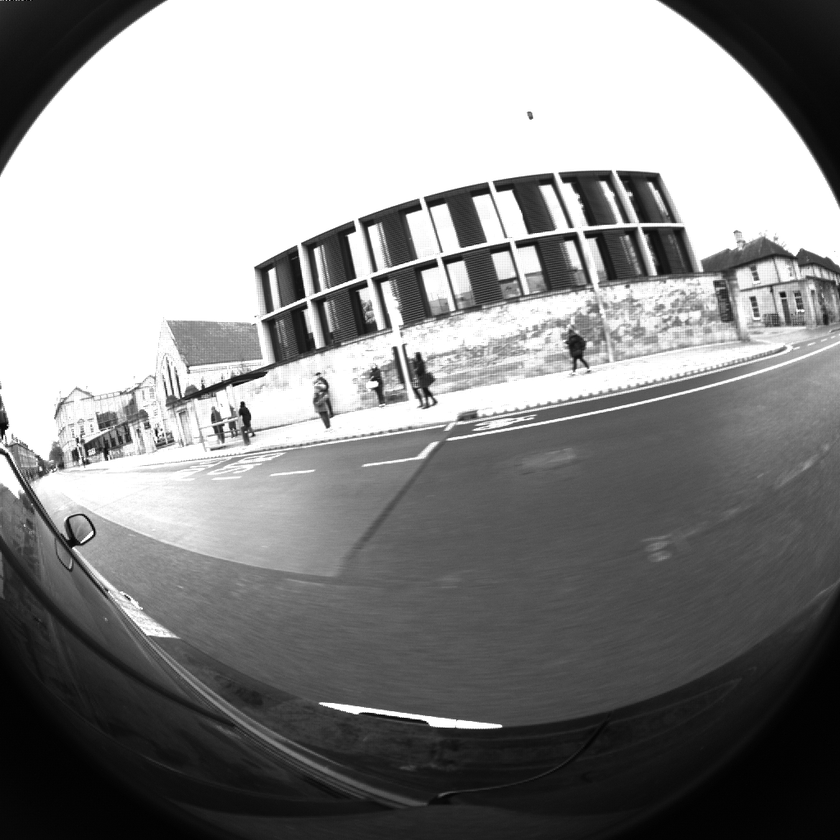
#> input picture robotcar-dataset-sdk-master/tiny_dataset/radar-oxford-10k-partial/mono_right/1547131046300383.png, 840 x 840 px, shrunk from 1024 x 1024 before the run, found by its file name; its folder holds only this picture in this run
$ python gen_mask_rgb.py
#> lines starting #> are read from the running program, lines starting #| are printed output that depends on the picture; after the words box and inside, x2 and y2 are one past the last pixel; in counts of white or black regions, pixels touching at a corner belong together
import cv2
import os

# Input directory containing RGB images
input_directory = r'C:\Radar_project\tiny_dataset\radar-oxford-10k-partial\mono_right'

# Output directory for masks and modified RGB images
output_directory = r'C:\Radar_project\tiny_dataset\radar-oxford-10k-partial\Saved_images\mono_right'

# Ensure the output directory exists
os.makedirs(output_directory, exist_ok=True)

# List all image files in the input directory
image_files = [f for f in os.listdir(input_directory) if f.endswith(('.jpg', '.png', '.jpeg'))]

for image_file in image_files:
    # Construct the full path to the input image
    rgb_image_path = os.path.join(input_directory, image_file)

    # Load the RGB image
    rgb_image = cv2.imread(rgb_image_path)
#> rgb_image is the input picture: shape (840, 840, 3); min 0, max 255, mean 140.5

    # Perform image processing to create a mask (replace this with your mask generation code)
    # For example, here we create a simple binary mask using thresholding
    gray_image = cv2.cvtColor(rgb_image, cv2.COLOR_BGR2GRAY)
    _, mask = cv2.threshold(gray_image, 128, 255, cv2.THRESH_BINARY)
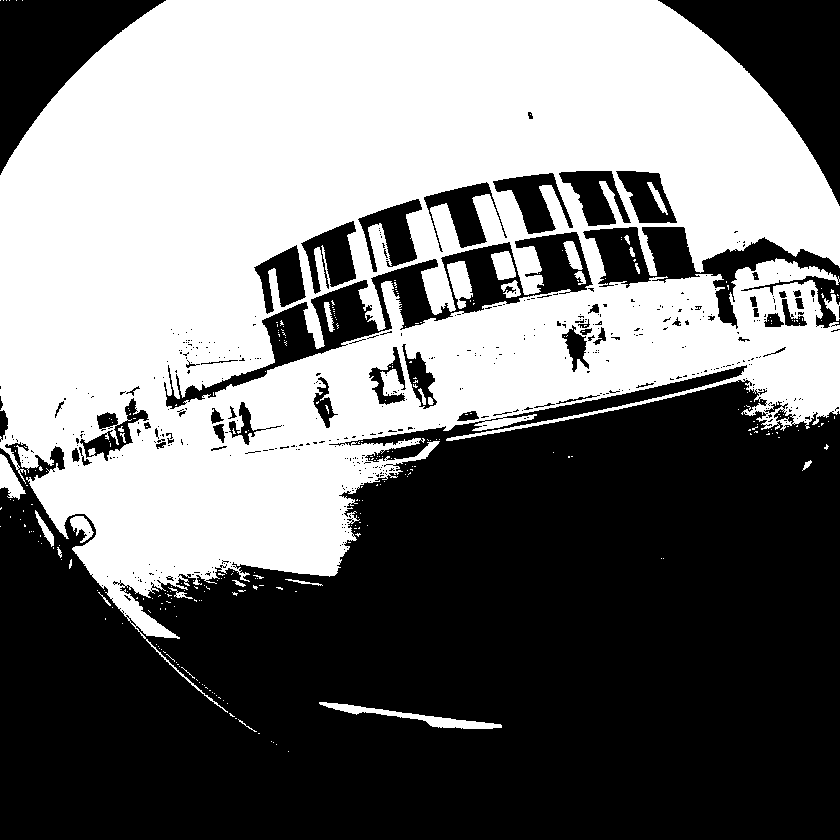
#> mask: shape (840, 840); 47% white; 310 white regions (282 under 20 px), largest, box (x1, y1, x2, y2) and area: (0, 0, 840, 713) 325287, (319, 702, 502, 729) 1201, (447, 261, 473, 309) 741

    # Combine RGB and mask
    combined_image = cv2.addWeighted(rgb_image, 1, cv2.cvtColor(mask, cv2.COLOR_GRAY2BGR), 0.5, 0)
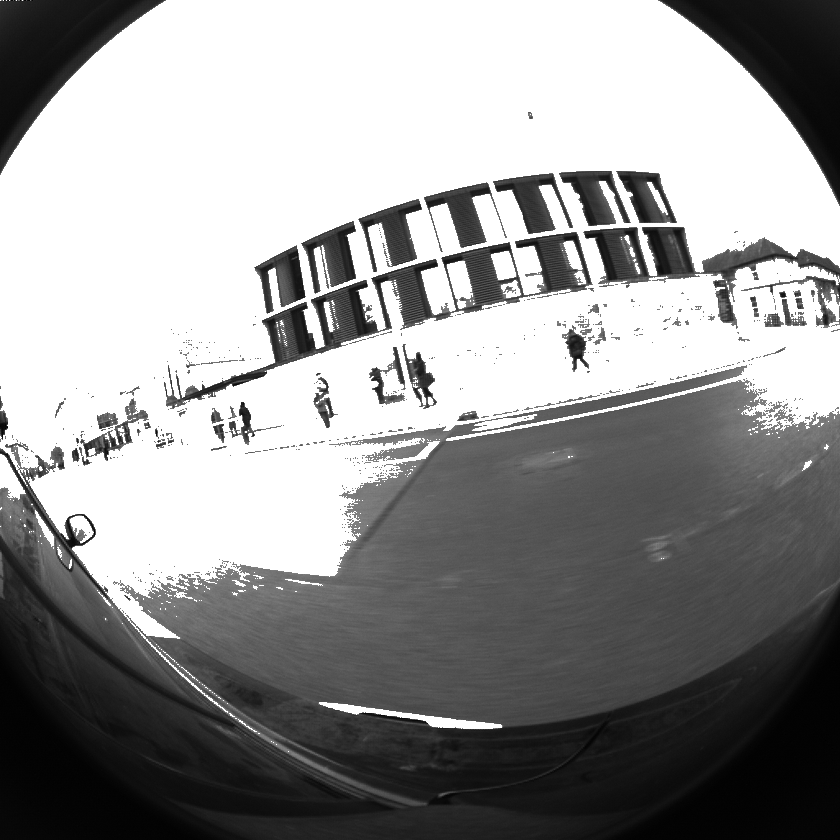
#> combined_image: shape (840, 840, 3); min 0, max 255, mean 150.1

    # Save the modified RGB image
    modified_image_path = os.path.join(output_directory, f'rgb_{image_file}')
    cv2.imwrite(modified_image_path, combined_image)

    # Save the mask image
    mask_image_path = os.path.join(output_directory, f'mask_{image_file}')
    cv2.imwrite(mask_image_path, mask)

print("Images and masks saved in the output directory.")

$ run again, on robotcar-dataset-sdk-master/tiny_dataset/radar-oxford-10k-partial/mono_right/1547131046653277.png
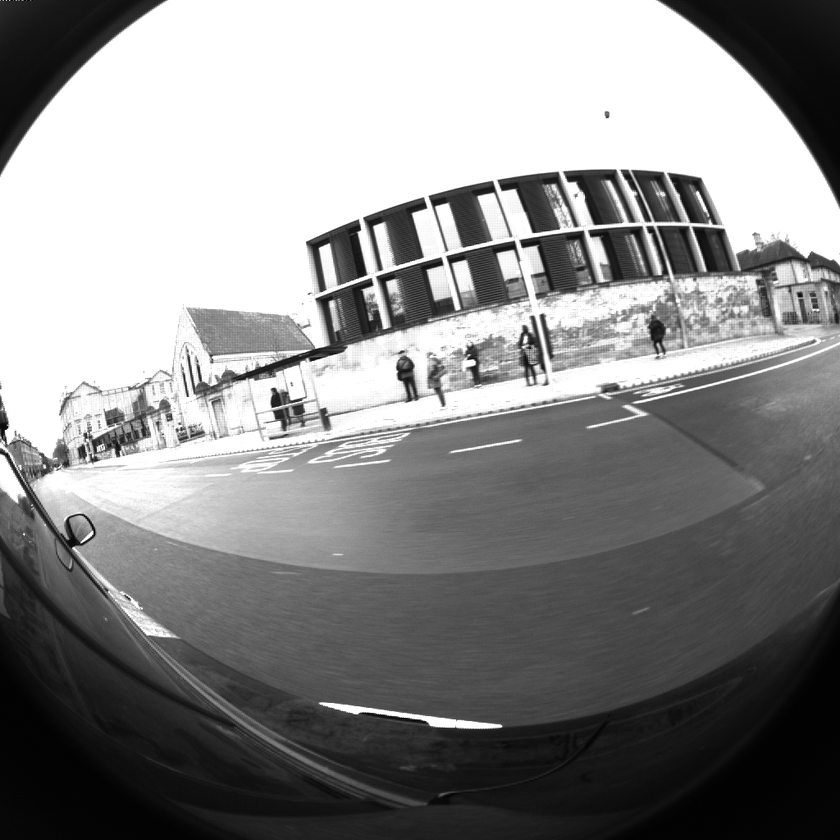
#> input picture robotcar-dataset-sdk-master/tiny_dataset/radar-oxford-10k-partial/mono_right/1547131046653277.png, 840 x 840 px, shrunk from 1024 x 1024 before the run, found by its file name
#> rgb_image is the input picture: shape (840, 840, 3); min 0, max 255, mean 139.2
#> `_, mask = cv2.threshold(gray_image, 128, 255, cv2.THRESH_BINARY)`:
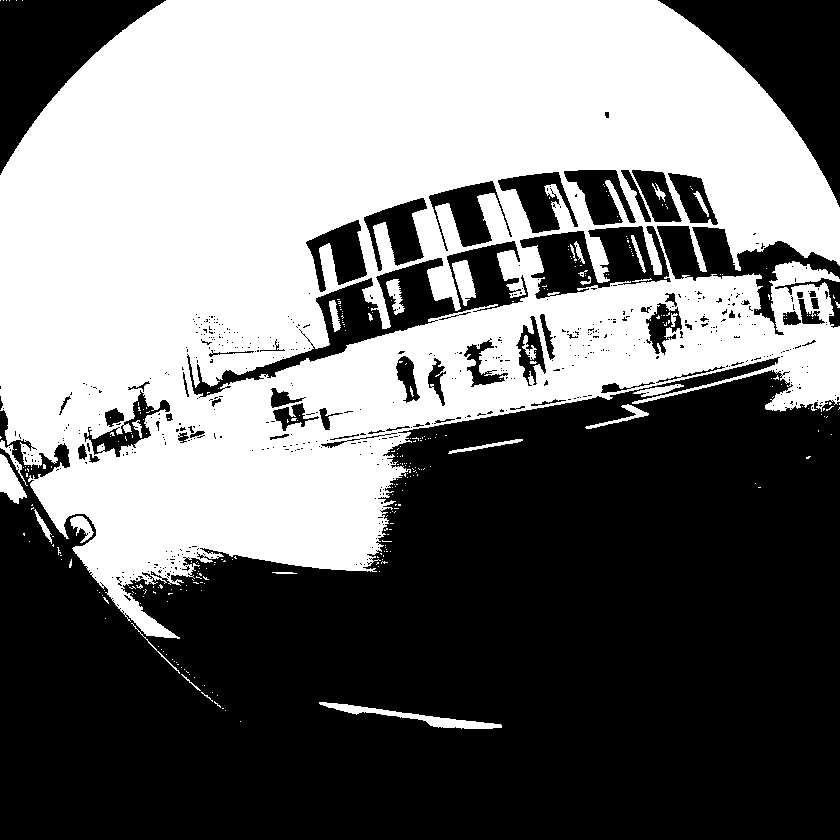
#> mask: shape (840, 840); 46.3% white; 321 white regions (292 under 20 px), largest, box (x1, y1, x2, y2) and area: (0, 0, 840, 639) 320455, (319, 702, 502, 729) 1194, (0, 454, 27, 504) 695
#> `combined_image = cv2.addWeighted(rgb_image, 1, cv2.cvtColor(mask, cv2...`:
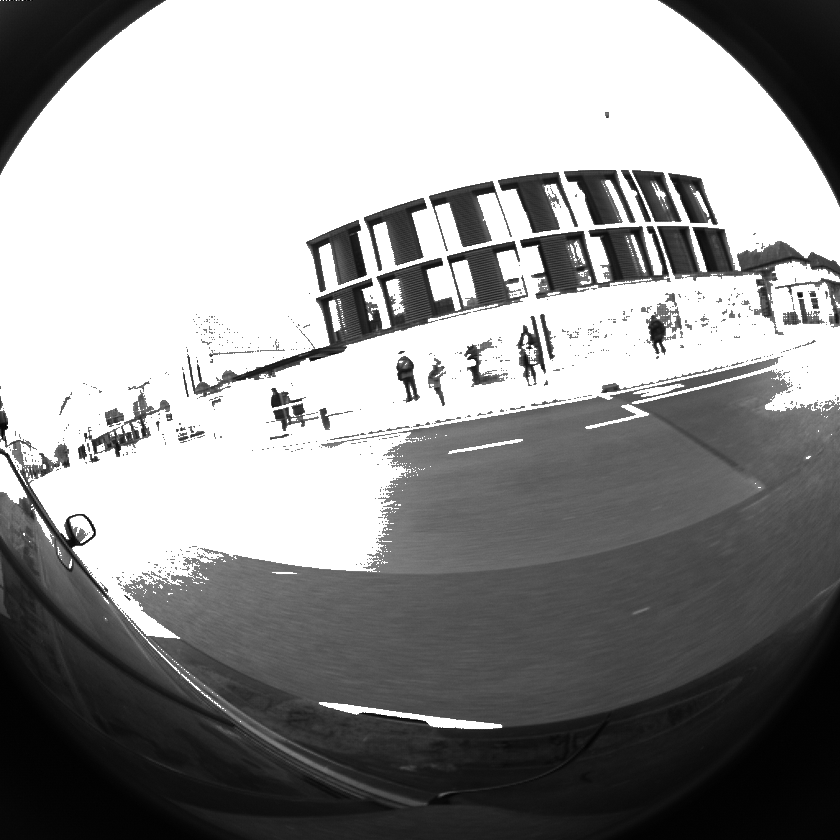
#> combined_image: shape (840, 840, 3); min 0, max 255, mean 149
